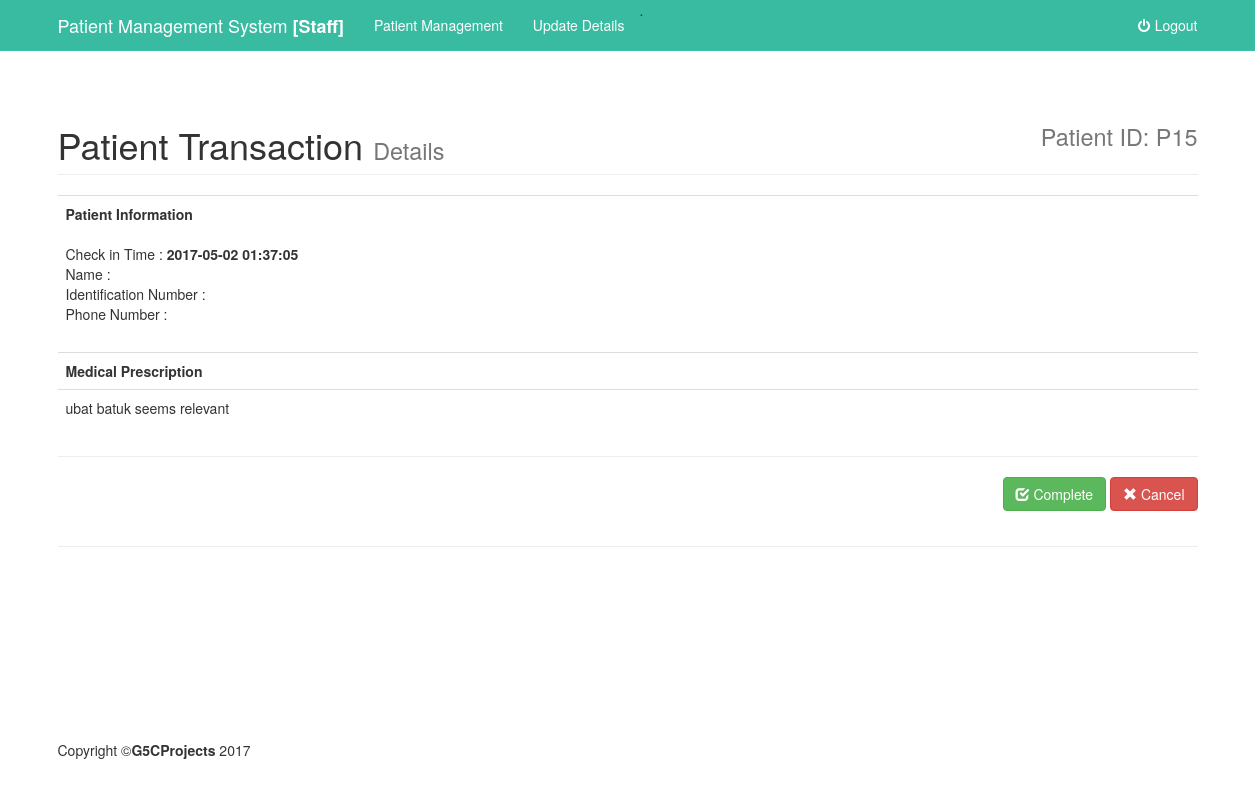
The app's page /staff/view.php?id=15, older data.
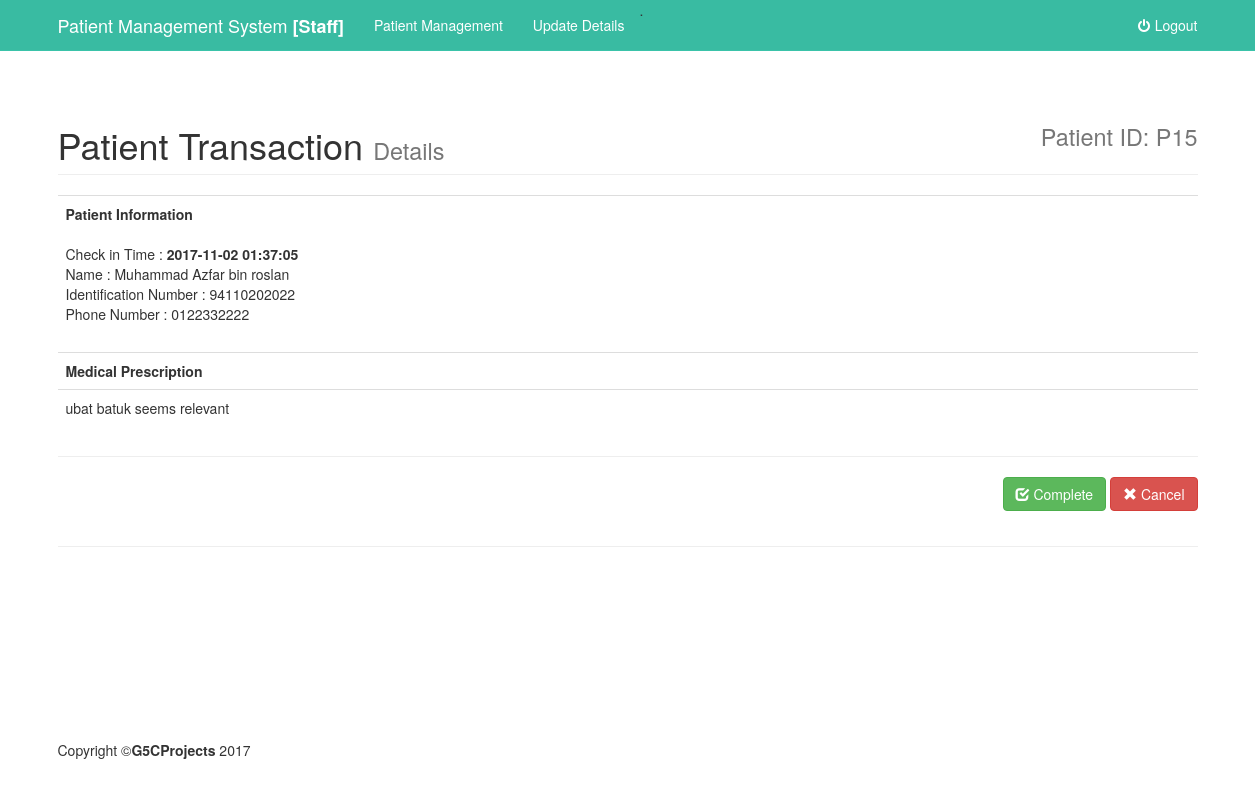
The same page, newer data.
### tables this page shows
CREATE TABLE `diagnosis` (
  `diagnosisID` int(50) NOT NULL,
  `patientID` int(50) NOT NULL,
  `staffID` int(50) NOT NULL,
  `content` text NOT NULL,
  `medication` text NOT NULL,
  `checkin` timestamp NOT NULL DEFAULT CURRENT_TIMESTAMP ON UPDATE CURRENT_TIMESTAMP,
  `statusID` int(10) NOT NULL
);

CREATE TABLE `patient` (
  `patientID` int(50) NOT NULL,
  `patientName` varchar(50) NOT NULL,
  `patientIc` varchar(15) NOT NULL,
  `patientAddress` varchar(50) NOT NULL,
  `patientPhoneNumber` varchar(13) NOT NULL
);

### staff/view.php (the view, shortened to what this page needs)
 <?php
include '../include/db.php';
$transid = $_GET["id"];
if (!isset($_GET["id"])) {
  echo '<meta http-equiv="refresh" content="0;url=../admin/patient.php">';
}else  {
   $query3="SELECT distinct d.content as content,d.medication as med, d.checkin as checkin,p.patientName as name ,p.patientPhoneNumber as notel, p.patientIc as ic,p.patientAddress as address FROM diagnosis d join patient p on d.patientID = p.patientID WHERE d.diagnosisID = '$transid'";
	$result3 =mysqli_query($connect,$query3);
	$count = mysqli_num_rows($result3); }?>
   <?php include "include/header.php"; ?>
    <div class="container">
        <div class="row">
                    <div class="col-lg-12">
                        <h1 class="page-header">
                            Patient Transaction <small>Details</small>
                            <small><div class="pull-right">Patient ID: P<?php echo $transid;?></div></small>
                        </h1>
                    </div>
                </div>
        <div class="row">
            <div class="col-lg-12">
                    <form method = "POST" action ="index.php">
                    <table class = "table">
                        <tr>
                            <?php while($row2 = mysqli_fetch_assoc($result3)){
                            ?>
                            <td class = "col-md-6">
                            <Strong>Patient Information</Strong></br></br>
                                Check in Time :   <Strong><?php echo $row2['checkin']; ?></Strong></br>
                                Name : <?php echo $row2['name']; ?></br>
                                Identification Number : <?php echo $row2['ic']; ?></br>
                                Phone Number : <?php echo $row2['notel']; ?></br>
                                </td></div>
                        <tr>
                            <th colspan="1">Medical Prescription</th>
                        </tr>
                        <tr>
                            <td colspan="1"><?php echo $row2['med']; ?></td>
                        </tr>
            <?php  }  ?>
                <hr>
                <div class="pull-right">
                    <a   class = "btn btn-success"  href="status.php?id=<?=$transid;?>&type=Approve"><span class="glyphicon glyphicon-check" aria-hidden="true"></span> Complete</a>
                    <a  class = "btn btn-danger" href="#" onclick="window.history.go(-1);" ><span class="glyphicon glyphicon-remove" aria-hidden="true"></span> Cancel</a>
                </div>
                </div>
        </div>
    <?php include "include/footer.php"; ?>

Row changes from the older to the newer data that the page shows:
changed diagnosis "ubat batuk seems relevant": checkin "2017-05-02 01:37:05" → "2017-11-02 01:37:05"; patientID.patientName (not shown) → "Muhammad Azfar bin roslan"; patientID.patientIc (not shown) → "94110202022"; patientID.patientPhoneNumber (not shown) → "0122332222"
